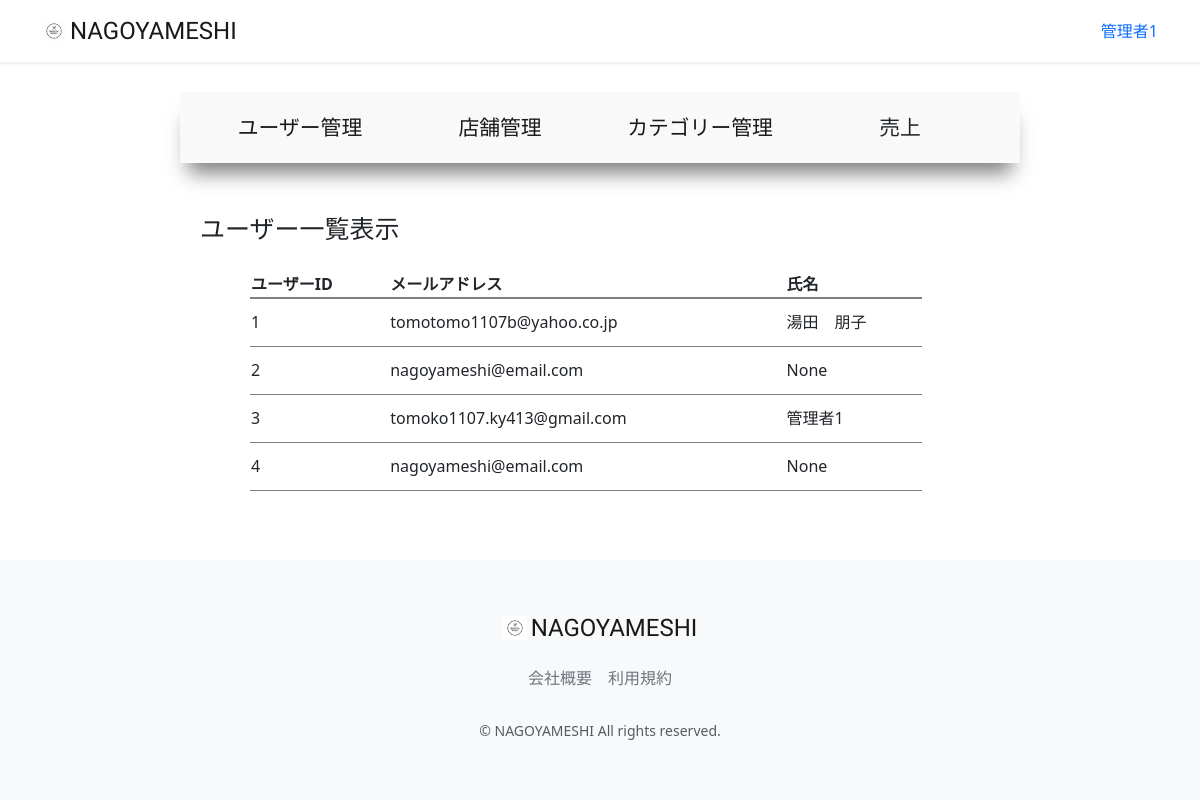
The page /accounts/management/user-list (signed in) on the database as committed earlier.
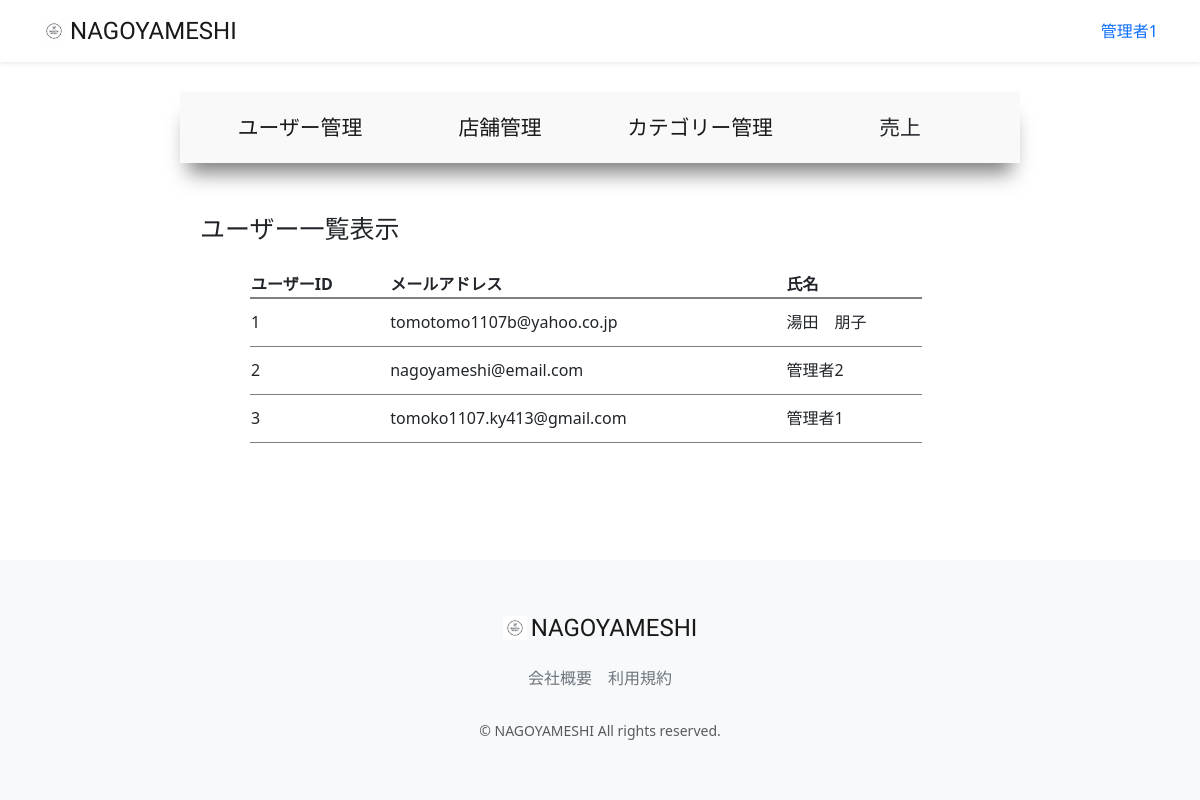
The same page on the database as committed later.
### accounts/models.py (models this page shows, shortened)
class CustomUser(AbstractUser):
    user_name = models.CharField(max_length=128, null=True, blank=True,verbose_name='ユーザー名')
    hurigana = models.CharField(max_length=128, null=True, blank=True,verbose_name='フリガナ')
    zip_code = models.CharField(max_length=16, null=True, blank=True,verbose_name='郵便番号')
    address = models.CharField(max_length=255, null=True, blank=True,verbose_name='住所')
    phone_number = models.CharField(max_length=20, null=True, blank=True,verbose_name='電話番号')
    birthday = models.CharField(max_length=20, null=True, blank=True,verbose_name='誕生日')
    job = models.CharField(max_length=255, null=True, blank=True,verbose_name='職業')
    is_subscribed = models.BooleanField(default=False, verbose_name='有料会員')
    card_name = models.CharField(max_length=128, null=True, blank=True,verbose_name='カード名義')
    card_number = models.CharField(max_length=128, null=True, blank=True,verbose_name='カード番号')
    class Meta:
        verbose_name_plural = 'CustomUser'

### accounts/views.py (the view)
# urls.py: path("management/user-list",views.ManagementUserListView.as_view(), name="user_list"),
class ManagementUserListView(onlyMnagementUserMixin, generic.ListView):
    template_name = "management/user_list.html"
    model = models.CustomUser

### accounts/mixins.py (called while the page is built)
    def test_func(self):
        user = self.request.user
        return user.is_staff

### accounts/templates/management/user_list.html (shortened to what this page needs)
{% extends "management/manage_base.html" %}
{% load static %}
{% block sub_content %}
  <h1>ユーザー一覧表示</h1>
  <table class="manage_list">
    <thead>
      <th>ユーザーID</th>
      <th>メールアドレス</th>
      <th>氏名</th>
    </thead>
    <tbody>
      {% for user in object_list %}
        <tr onclick="location.href='{% url 'user_list_update' pk=user.pk %}'">
            <td >{{ user.pk }}</td>
            <td>{{ user.email }}</td>
            <td>{{ user.user_name }}</td>
        </tr>
      {% endfor %}
    </tbody>
  </table>
{% endblock %}

### accounts/templates/management/manage_base.html (shortened to what this page needs)
{% extends "layout/base.html" %}
{% load static %}
{% block content %}
  <main class="manage_main">
    <div>
      <a href="{% url 'user_list' %}">ユーザー管理</a>
      <a href="{% url 'restaurant_list' %}">店舗管理</a>
      <a href="{% url 'category_list' %}">カテゴリー管理</a>
      <a>売上</a>
    </div>
  {% block sub_content %}
  {% endblock %}
  </main>
{% endblock %}

### restaurant/templates/layout/base.html (shortened to what this page needs)
{% load static %}
<!DOCTYPE html>
<html lang="ja">
  <head>
      <link href="https://cdn.jsdelivr.net/npm/bootstrap@5.3.3/dist/css/bootstrap.min.css" rel="stylesheet">
      <link href="{% static 'css/nagoyameshi.css' %}" rel="stylesheet">
  </head>
  <body>
    <div id="app" class="wrapper">
      <nav class="navbar navbar-expand-md navbar-light bg-white shadow-sm">
        <div class="container nagoyameshi-container">
          <a class="navbar-brand app-name" href="{% url 'top_page' %}">
            <div class="d-flex align-items-center">
              <img class="nagoyameshi-logo me-1" src="{% static 'images/logo/logo.png' %}" alt="nagoyameshi">NAGOYAMESHI</div>
          </a>
          <div class="collapse navbar-collapse" id="navbarSupportedContent">
            <ul class="navbar-nav ms-auto">
              {% if user.is_subscribed %}
                <li class="nav-item dropdown">
                  <a id="navbarDropdown" class="nav-linkdropdown-toggle" href="#" role="button" data-bs-toggle="dropdown" aria-haspopup="true" aria-expanded="false" v-pre>{{ user.user_name }}</a>
                  <div class="dropdown-menu dropdown-menu-end" aria-labelledby="navbarDropdown">
                    <a class="dropdown-item" href="{% url 'user_detail' user.id %}">会員情報</a>
                    <a class="dropdown-item" href="{% url 'reservation_list' %}">予約一覧</a>
                    <a class="dropdown-item" href="{% url 'favorite_list' %}">お気に入り一覧</a>
                    <a class="dropdown-item" href="{% url 'subscribe_payment' %}">お支払い方法</a>
                    <a class="dropdown-item" href="{% url 'subscribe_cancel' %}">有料プラン解約</a>
                      {% if user.is_staff %}
                        <a class ="dropdown-item"  href="{% url 'user_list' %}">サイト管理</a>
                      {% endif %}
                    <div class="dropdown-divider"></div>
                    <a class="dropdown-item" href="{% url 'account_logout' %}">ログアウト</a>
                  </div>
                </li>
              {% else %}
                {% if user.is_authenticated %}
                  <li class="nav-item dropdown">
                    <a id="navbarDropdown" class="nav-linkdropdown-toggle" href="#" role="button" data-bs-toggle="dropdown" aria-haspopup="true" aria-expanded="false" v-pre>{{ user.user_name }}</a>
                 </li>
                {% endif %}
              {% endif %}
            </ul>
          </div>
        </div>
      </nav>
    {% block content %}
    {% endblock %}
      <footer class="bg-light">
        <div class="d-flex justify-content-center footer-logo">
            <a class="navbar-brand app-name" href="{% url 'top_page' %}">
              <div class="d-flex align-items-center"><img class="nagoyameshi-logo me-1" src="{% static 'images/logo/logo.png' %}" alt="nagoyameshi">NAGOYAMESHI</div>
            </a>
        </div>
        <div class="d-flex justify-content-center footer-link">
          <a href="{% url 'company_page' %}" class="link-secondary me-3">会社概要</a>
          <a href="{% url 'terms_page' %}" class="link-secondary">利用規約</a>
        </div>
        <p class="text-center text-muted small mb-0">&copy; NAGOYAMESHI All rights reserved.</p>
      </footer>
      </div>
  </body>
</html>

### static/css/nagoyameshi.css (style rules this page uses)
.wrapper { min-height: 100vh; position: relative; padding-bottom: 240px; box-sizing: border-box; }
.nagoyameshi-logo { height: 24px; }
.app-name { font-family: 'Carter One', cursive; font-size: 24px; color: #191919; }
footer { width: 100%; height: 240px; position: absolute; bottom: 0; padding: 50px 15px; }
.footer-logo { margin-bottom: 20px; }
.footer-link { margin-bottom: 30px; }
h1 { font-size: 1.5rem; }
a { text-decoration: none !important; }
.manage_main { width: 70%; margin:30px auto; }
.manage_main div { padding: 20px 20px; display: flex; justify-content: space-between; box-shadow: 0px 18px 20px -8px rgba(0, 0, 0, 0.5); background-color: rgb(249, 249, 249); }
.manage_main a { display: inline-block; width: 100%; text-align: center; font-size: 1.3rem; color: #191919; }
.manage_main h1 { padding-top: 50px; padding-bottom: 20px; padding-left: 20px; font-size: 25px; }
.manage_list { width: 80%; margin: auto 70px; }
.manage_list thead { border-bottom: 2px solid rgba(0, 0, 0, 0.5); }
.manage_list tbody tr { border-bottom: 1px solid rgba(0, 0, 0, 0.5); height: 3em; }

Rows that differ between the two databases and show on the page:
removed CustomUser: pk "4", email "nagoyameshi@email.com", user_name "None"
changed CustomUser "nagoyameshi@email.com": user_name "None" → "管理者2"
